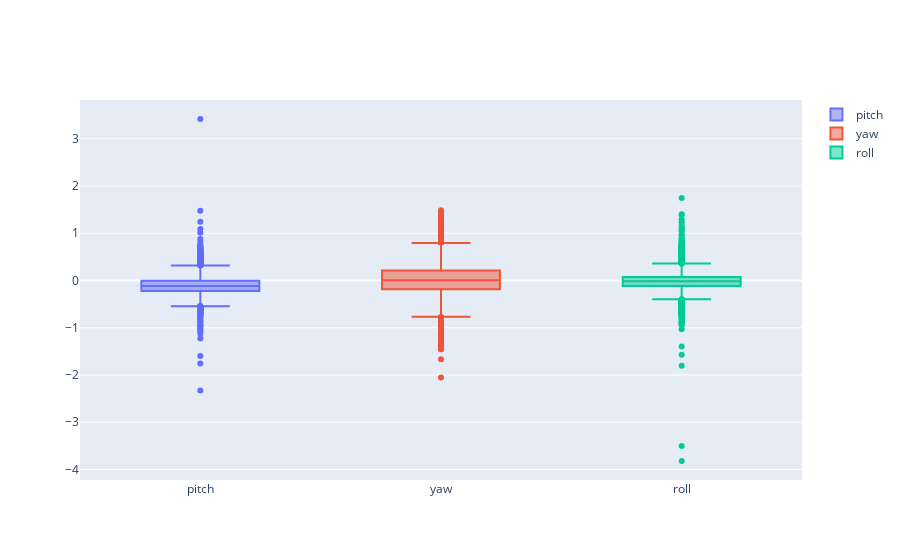

Notebook source saved alongside this figure:
### Markdown cell above
Ploting Ouliers

### Code cell
df[['pitch','yaw','roll']].hist(figsize=(8,8))
fig = go.Figure()
fig.add_trace(go.Box(y= df['pitch'],name="pitch"),)
fig.add_trace(go.Box(y=df['yaw'],name= "yaw"))
fig.add_trace(go.Box(y=df['roll'],name = "roll"))

fig.show()

### Figure 1 — Plotly figure (JSON) as saved in the notebook; plotly's stock layout.template omitted (floating-point values rounded to 4 significant figures; data arrays with more than 128 entries replaced by an {"elided": "..."} marker saying what was removed)
{"data": [{"name": "pitch", "type": "box", "y": {"elided": "5626 float values"}}, {"name": "yaw", "type": "box", "y": {"elided": "5626 float values"}}, {"name": "roll", "type": "box", "y": {"elided": "5626 float values"}}], "layout": {}}
